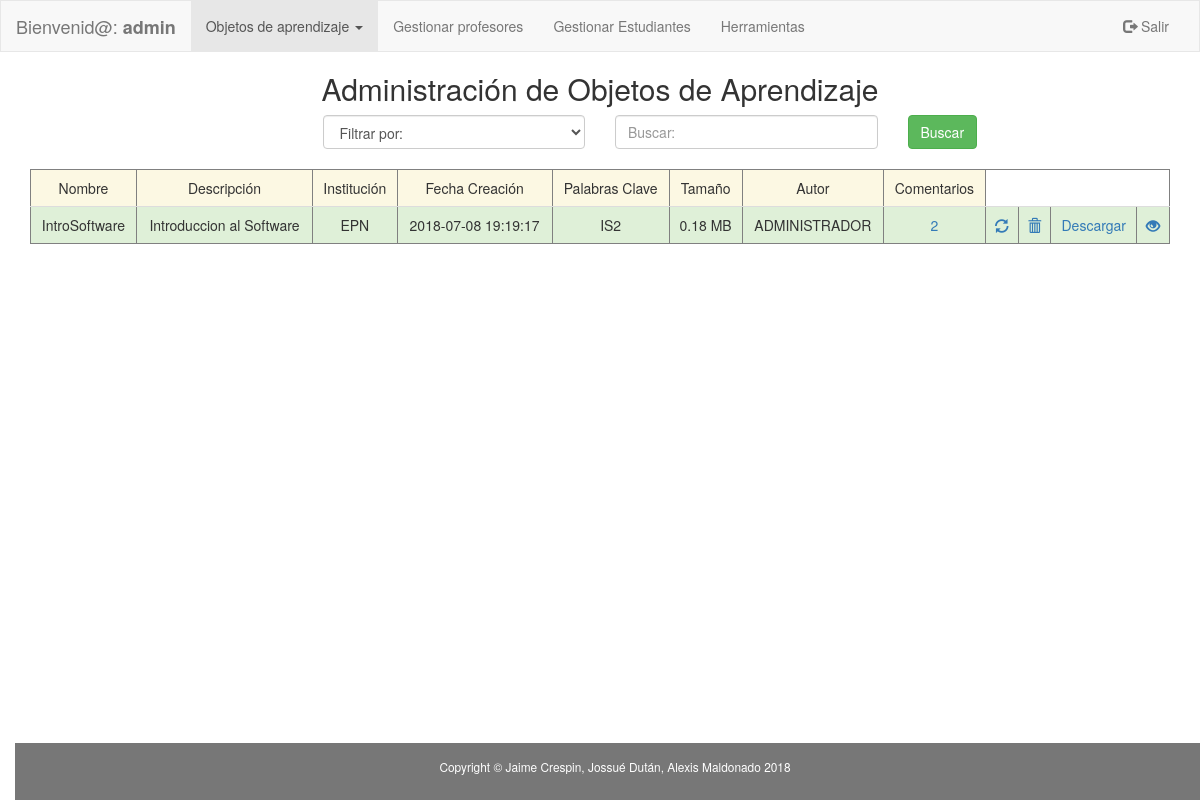
The page /aplicacion/modulos_administrador/adm_buscar.php (signed in) on the database its author committed.
### tables this page shows
CREATE TABLE IF NOT EXISTS `objeto_aprendizaje` (
  `idobjeto_aprendizaje` int(11) NOT NULL AUTO_INCREMENT,
  `nombre` varchar(45) DEFAULT NULL,
  `descripcion` varchar(500) DEFAULT NULL,
  `id_usuario` int(11) DEFAULT NULL,
  `institucion` varchar(45) DEFAULT NULL,
  `fechaCreacion` timestamp NOT NULL DEFAULT CURRENT_TIMESTAMP,
  `palabras_clave` varchar(500) DEFAULT NULL,
  `tamanio` varchar(45) DEFAULT NULL,
  `ruta` varchar(45) DEFAULT NULL,
  PRIMARY KEY (`idobjeto_aprendizaje`),
  KEY `fk_objeto_aprendizaje_usuario1_idx` (`id_usuario`)
);

### aplicacion/clases_negocio/funciones_oa_profesor.php (called while the page is built, shortened)
<?php
function obtener_tipo_usuario_con_id($id_usuario){
    $conexion = new Conexion();
    $statement = 'select * from usuario where idUsuario=?';
    $consulta = $conexion->prepare($statement);
    $consulta->setFetchMode(PDO::FETCH_ASSOC);
    $consulta->execute([$id_usuario]);
    if ($consulta->rowCount() != 0) {
        $fila = $consulta->fetch();
        $tipo_usuario = $fila['tipo_usuario'];
    }
    if (isset($tipo_usuario)) {
        return $tipo_usuario;
    } else {
        return null;
    }
}
function obtener_nro_comentarios_oa($id_objeto_aprendizaje) {
    $conexion = new Conexion();
    $statement = 'select count(*) as nro_comentarios from objeto_aprendizaje as oa, comentario as c where oa.idobjeto_aprendizaje=c.id_objeto_aprendizaje and c.id_objeto_aprendizaje=?';
    $consulta = $conexion->prepare($statement);
    $consulta->setFetchMode(PDO::FETCH_ASSOC);
    $consulta->execute([$id_objeto_aprendizaje]);
    if ($consulta->rowCount() != 0) {
        $fila = $consulta->fetch();
        $id_profesor = $fila['nro_comentarios'];
    }
    if (isset($id_profesor)) {
        return $id_profesor;
    } else {
        return null;
    }
}
?>

### aplicacion/modulos_administrador/adm_buscar.php (the view, shortened to what this page needs)
<!DOCTYPE html PUBLIC "-//W3C//DTD XHTML 1.0 Transitional//EN" "http://www.w3.org/TR/xhtml1/DTD/xhtml1-transitional.dtd">
<html xmlns="http://www.w3.org/1999/xhtml" lang="es">
<head>
    <link rel="stylesheet" href="../../plugins/bootstrap/css/bootstrap.min.css"></link>
</head>
<body>
<?php include './navbar_adm_obj_apr.php';?>
<div class="container-fluid text-center">
    <div class="row content">
        <div class="col-sm-12 text-center">
            <h2> Administración de Objetos de Aprendizaje</h2>
            <form action="../modulos_administrador/adm_ejecutar_buscar.php" method="post" enctype="multipart/form-data">
                <div class="col-md-3">
                </div>
                <div class="col-md-3 text-left ">
                    <select class= "form-control" name="tipo_criterio" dir="ltr" required>
                        <option value="">Filtrar por:</option>
                    </select></br>
                </div>
                <div class="col-md-3 text-center">
                    <input type="text" class="form-control" id="criterio_busqueda" placeholder="Buscar:" name="criterio_busqueda" required></br>
                </div>
                <div class="col-md-3 text-left">
                    <button id="registrar" type="submit" class="btn btn-success">Buscar</button>
                </div>
            </form>
            <div class="container" >
                <table class="table table-striped"border ="1|1" class="table table-bordered" id="tabla">
                    <thead>
                    <tr class="warning">
                        <td>Nombre</td>
                        <td>Descripción</td>
                        <td>Institución</td>
                        <td>Fecha Creación</td>
                        <td>Palabras Clave</td>
                        <td>Tamaño</td>
                        <td>Autor</td>
                        <td>Comentarios</td>
                    </tr>
                    </thead>
            </div>
            <?php
            require '../clases_negocio/funciones_oa_profesor.php';
            $statement = ("select * from objeto_aprendizaje");
            $conexion = new Conexion();
            $consulta = $conexion->prepare($statement);
            $consulta->setFetchMode(PDO::FETCH_ASSOC);
            $consulta->execute();
            if ($consulta->rowCount() != 0) {
                while ($row = $consulta->fetch()) {
                    echo '<tr class="success">';
                    echo '<td>' . $row['nombre'] . '</td>';
                    echo '<td>' . $row['descripcion'] . '</td>';
                    echo '<td>' . $row['institucion'] . '</td>';
                    echo '<td>' . $row['fechaCreacion'] . '</td>';
                    echo '<td>' . $row['palabras_clave'] . '</td>';
                    echo '<td>' . number_format($row['tamanio'] / 1e6, 2, '.', '') . ' MB' . '</td>';
                    if (obtener_tipo_usuario_con_id($row['id_usuario']) == 'ADM') {
                        echo '<td>ADMINISTRADOR</td>';
                    } else {
                        $profesor = obtener_profesor_como_arreglo(obtener_id_profesor_con_id_usuario($row['id_usuario']));
                        echo '<td>' . $profesor['nombres'] . ' ' . $profesor['apellidos'] . '</td>';
                    }
                    echo '<td><a href="adm_comentarios.php?id=' . $row['idobjeto_aprendizaje'] . '">' . obtener_nro_comentarios_oa($row['idobjeto_aprendizaje']) . '</a></td>';
                    echo '<td><a "href="adm_actualizar_oa.php?id=' . $row['idobjeto_aprendizaje'] . '"><span class="glyphicon glyphicon-refresh"></a></td>';
                    echo "<td><a id='borrar'onClick=\"eliminar('".$row['idobjeto_aprendizaje']."');\" href='adm_buscar.php?id=" . $row['idobjeto_aprendizaje'] . "&idborrar=2'><span class='glyphicon glyphicon-trash'></a></td>";
                    echo '<td><a href="'.$row['ruta'].'">Descargar</a></td>';
                    echo "<td><a href='#' onmouseover=\"hacer_hover('".$row['ruta']."');\"><span class='glyphicon glyphicon-eye-open'></a></td>";
                    echo '</tr>';
                }
            }
            ?>
        </div>
    </div>
</div></br></br></br>
<footer class="label-default container-fluid text-center">
    <p class="copyright small">Copyright &copy; Jaime Crespin, Jossué Dután, Alexis Maldonado 2018</p>
</footer>
</body>
</html>

### aplicacion/modulos_administrador/adm_buscar.php (style rules this page uses)
.row.content { height: 390px }
html { min-height: 100%; position: relative; }
body { margin:0; margin-bottom: 40px; }
footer { background-color: #555; color: white; padding: 15px; position: absolute; bottom: 0; width: 100%; }
.table > tbody > tr > td { vertical-align: middle; }

### rows shown on the page
objeto_aprendizaje: nombre "IntroSoftware", descripcion "Introduccion al Software", institucion "EPN", fechaCreacion "2018-07-08 19:19:17", palabras_clave "IS2", $row['tamanio']/1e6 "0.18", shows "ADMINISTRADOR", idobjeto_aprendizaje "2"

### other values the page prints
$_SESSION['usuario'] "admin"
